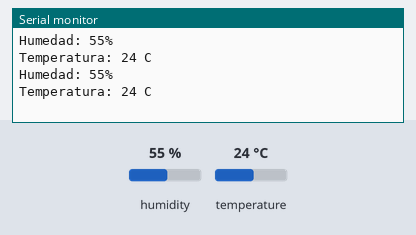
The sketch below on a simulated Arduino Uno, built with avr-gcc and run on an emulated ATmega328P. Shown: the last lines printed to the serial monitor. The test bench sets the inputs (shaded band); at power-on: humidity 55 %, temperature 24 °C.

Above: at 2.8 s.
2.9 s: humidity set to 22 %
At 4.5 s:
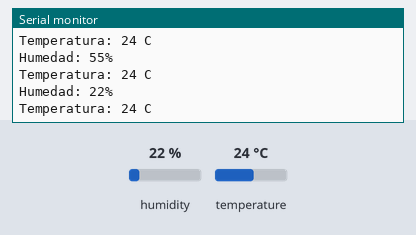
5.6 s: temperature set to 12 °C
At 6.9 s:
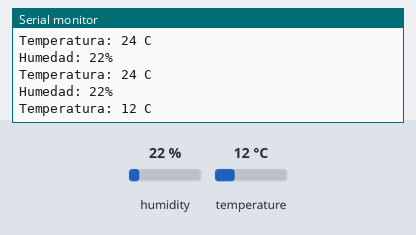
8.3 s: humidity set to 40 %
At 10.5 s:
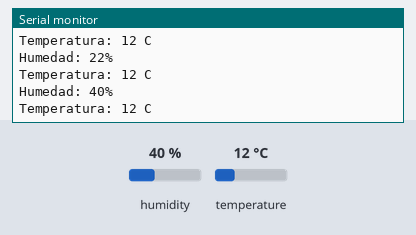
Timing chart, 0 to 12.0 s (numbered marks = the images above; inputs shaded):
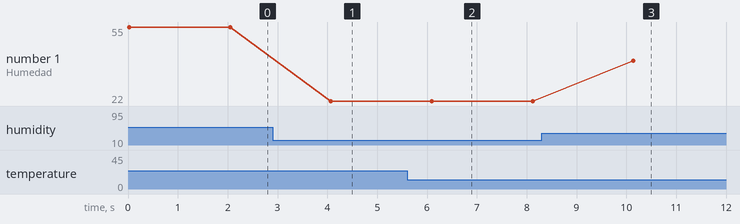

Measured:
- after the input at 2.9 s, the serial monitor: prints a new line after 1.2 s (image 1)
- after the input at 5.6 s, the serial monitor: prints a new line after 0.51 s (image 2)
- after the input at 8.3 s, the serial monitor: prints a new line after 1.8 s (image 3)
- plotted number 1: 55 → 22 after the input at 2.9 s, 22 → 40 after the input at 8.3 s

The sketch:

Probador_de_sensor_DHT11.ino
```cpp
// Pin de lectura de datos: 2

#include "DHT.h" //cargamos la librería DHT
#define DHTPIN 3 //Seleccionamos el pin en el que se //conectará el sensor
#define DHTTYPE DHT11 //Se selecciona el DHT11 (hay //otros DHT)
DHT dht(DHTPIN, DHTTYPE); //Se inicia una variable que será usada por Arduino para comunicarse con el sensor
void setup() {
Serial.begin(9600); //Se inicia la comunicación serial
dht.begin(); //Se inicia el sensor
}
void loop() {
float h = dht.readHumidity(); //Se lee la humedad
float t = dht.readTemperature(); //Se lee la temperatura
//Se imprimen las variables
Serial.print("Humedad: ");
Serial.print(int(h));
Serial.println("%");
Serial.print("Temperatura: ");
Serial.print(int(t));
Serial.println(" C");
delay(2000); //Se espera 2 segundos para seguir leyendo //datos
}
```
